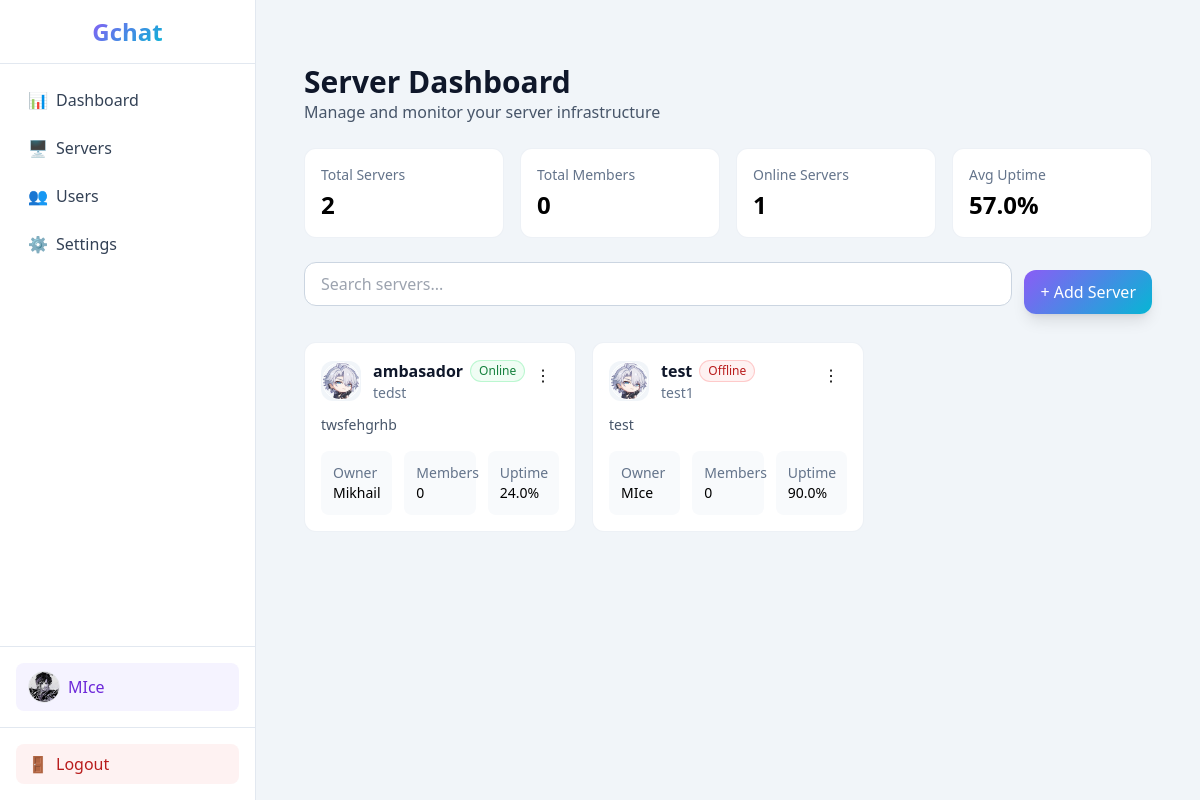
The app's page /Gchat/public/index.php?page=dashboard (signed in) with its own data.
### tables this page shows
CREATE TABLE `servers` (
  `id` int(11) NOT NULL,
  `name` varchar(100) NOT NULL,
  `title` varchar(255) NOT NULL,
  `description` text DEFAULT NULL,
  `status` varchar(255) NOT NULL,
  `uptime_30d` float NOT NULL,
  `owner_id` int(11) NOT NULL,
  `icon` varchar(255) DEFAULT NULL,
  `created_at` timestamp NOT NULL DEFAULT current_timestamp()
);

CREATE TABLE `users` (
  `id` int(11) NOT NULL,
  `username` varchar(50) NOT NULL,
  `email` varchar(100) NOT NULL,
  `password` varchar(255) NOT NULL,
  `profile_image` varchar(255) DEFAULT 'default.png',
  `banner` varchar(255) DEFAULT '',
  `about_me` text DEFAULT NULL,
  `role` enum('user','admin') DEFAULT 'user',
  `created_at` timestamp NOT NULL DEFAULT current_timestamp(),
  `status` enum('online','offline','dnd','invisible') DEFAULT 'offline'
);

### Gchat/app/controllers/DashboardController.php (called while the page is built, shortened)
<?php
class DashboardController extends Controller {
    public function index() {
        $q = $_GET['q'] ?? '';
        $server  = new Server();
        $stats   = $server->getStats();
        $servers = $server->listWithStats($q);
        $this->view('dashboard/index', [
            'title'   => 'Server Dashboard',
            'stats'   => $stats,
            'servers' => $servers,
            'q'       => $q
        ], 'layouts/dashboard');
    }
}

### Gchat/app/models/Server.php (called while the page is built, shortened)
<?php
class Server extends Model {
    public function getStats(): array {
        $db = $this->db();
        $totalServers  = (int)$db->query("SELECT COUNT(*) FROM servers")->fetchColumn();
        $totalMembers  = (int)$db->query("SELECT COUNT(*) FROM server_members")->fetchColumn();
        $onlineServers = (int)$db->query("SELECT COUNT(*) FROM servers WHERE status='online'")->fetchColumn();
        $avgUptime     = $db->query("SELECT AVG(uptime_30d) FROM servers")->fetchColumn();
        return [
            'totalServers'  => $totalServers,
            'totalMembers'  => $totalMembers,
            'onlineServers' => $onlineServers,
            'avgUptime'     => $avgUptime ? round((float)$avgUptime, 1) : 0
        ];
    }
    public function listWithStats(string $q = ''): array {
        $db = $this->db();
        $sql = "SELECT s.*,
                       u.username AS owner_name,
                       (SELECT COUNT(*) FROM server_members sm WHERE sm.server_id = s.id) AS members
                FROM servers s
                LEFT JOIN users u ON u.id = s.owner_id
                WHERE (:q = '' OR s.name LIKE :like OR s.title LIKE :like)
                ORDER BY s.created_at DESC";
        $stmt = $db->prepare($sql);
        $like = "%$q%";
        $stmt->bindValue(':q', $q);
        $stmt->bindValue(':like', $like);
        $stmt->execute();
        return $stmt->fetchAll();
    }
}

### Gchat/config/app.php (called while the page is built)
<?php
return [
    'app_name' => 'Gchat',
    'base_url' => '/Gchat/public'
];

### Gchat/app/views/dashboard/index.php (the view, shortened to what this page needs)
<?php
$stats = $stats ?? ['totalServers'=>0,'totalMembers'=>0,'onlineServers'=>0,'avgUptime'=>0];
function badgeClass($s){
    if ($s==='online') return 'text-green-700 bg-green-50 ring-1 ring-green-200';
    if ($s==='offline') return 'text-red-700 bg-red-50 ring-1 ring-red-200';
    return 'text-slate-700 bg-slate-50 ring-1 ring-slate-200';
}
?>
<div class="max-w-7xl mx-auto px-4 py-8">
    <div class="mb-6">
        <h1 class="text-3xl font-bold text-slate-900">Server Dashboard</h1>
        <p class="text-slate-600">Manage and monitor your server infrastructure</p>
    </div>
    <div class="grid grid-cols-1 sm:grid-cols-2 lg:grid-cols-4 gap-4 mb-6">
        <div class="bg-white border border-slate-200/60 rounded-xl p-4">
            <div class="text-sm text-slate-500">Total Servers</div>
            <div class="text-2xl font-semibold mt-1"><?= number_format($stats['totalServers']) ?></div>
        </div>
        <div class="bg-white border border-slate-200/60 rounded-xl p-4">
            <div class="text-sm text-slate-500">Total Members</div>
            <div class="text-2xl font-semibold mt-1"><?= number_format($stats['totalMembers']) ?></div>
        </div>
        <div class="bg-white border border-slate-200/60 rounded-xl p-4">
            <div class="text-sm text-slate-500">Online Servers</div>
            <div class="text-2xl font-semibold mt-1"><?= number_format($stats['onlineServers']) ?></div>
        </div>
        <div class="bg-white border border-slate-200/60 rounded-xl p-4">
            <div class="text-sm text-slate-500">Avg Uptime</div>
            <div class="text-2xl font-semibold mt-1"><?= number_format($stats['avgUptime'],1) ?>%</div>
        </div>
    </div>
    <div class="flex items-center gap-3 mb-5">
        <form action="/Gchat/public/index.php" method="GET" class="flex-1">
            <div class="relative">
                <input type="text" name="q" value="<?= htmlspecialchars($q) ?>" placeholder="Search servers..."
                       class="w-full h-11 px-4 border border-slate-300 rounded-xl focus:outline-none focus:ring-2 focus:ring-violet-300">
            </div>
        </form>
        <a href="/Gchat/public/index.php?page=servers&action=create"
           class="h-11 px-4 inline-flex items-center justify-center rounded-xl text-white font-medium shadow-lg brand-gradient">
           + Add Server
        </a>
    </div>
    <div class="grid grid-cols-1 md:grid-cols-2 lg:grid-cols-3 gap-4">
        <?php foreach ($servers as $s): ?>
            <div class="bg-white border border-slate-200/60 rounded-xl p-4">
                <div class="flex items-start justify-between">
                    <div class="flex items-center gap-3">
                        <div class="h-10 w-10 rounded-xl bg-slate-100 overflow-hidden flex items-center justify-center">
                            <?php if (!empty($s['icon'])): ?>
                                <img src="/Gchat/public/uploads/icon_server/<?= htmlspecialchars($s['icon']) ?>" alt="" class="h-10 w-10 object-cover">
                            <?php else: ?>
                                <span class="text-lg">🌩️</span>
                            <?php endif; ?>
                        </div>
                        <div>
                            <div class="flex items-center gap-2">
                                <h3 class="font-semibold text-slate-900"><?= htmlspecialchars($s['name']) ?></h3>
                                <span class="text-xs px-2 py-0.5 rounded-full <?= badgeClass($s['status'] ?? '') ?>">
                                    <?= ucfirst($s['status'] ?? 'unknown') ?>
                                </span>
                            </div>
                            <div class="text-sm text-slate-500"><?= htmlspecialchars($s['title'] ?? '') ?></div>
                        </div>
                    </div>
                    <button class="h-8 w-8 rounded-lg hover:bg-slate-50">⋮</button>
                </div>
                <p class="text-sm text-slate-600 mt-3 line-clamp-2"><?= htmlspecialchars($s['description'] ?? '') ?></p>
                <div class="grid grid-cols-3 gap-3 mt-4 text-sm">
                    <div class="p-3 rounded-lg bg-slate-50">
                        <div class="text-slate-500">Owner</div>
                        <div class="font-medium"><?= htmlspecialchars($s['owner_name'] ?? '—') ?></div>
                    </div>
                    <div class="p-3 rounded-lg bg-slate-50">
                        <div class="text-slate-500">Members</div>
                        <div class="font-medium"><?= number_format((int)($s['members'] ?? 0)) ?></div>
                    </div>
                    <div class="p-3 rounded-lg bg-slate-50">
                        <div class="text-slate-500">Uptime</div>
                        <div class="font-medium">
                            <?= isset($s['uptime_30d']) ? number_format($s['uptime_30d'],1).'%' : '—' ?>
                        </div>
                    </div>
                </div>
            </div>
        <?php endforeach; ?>
    </div>
</div>

### Gchat/public/index.php (shortened to what this page needs)
<?php
$cfgApp = require __DIR__ . '/../config/app.php';
$page   = $_GET['page'] ?? 'home';
switch ($page) {
    case 'dashboard':
        (new DashboardController())->index();
        break;
}

### Gchat/app/core/Controller.php (shortened to what this page needs)
<?php
class Controller {
    protected function view(string $view, array $data = [], string $layout = 'layouts/main') {
        extract($data);
        $viewPath = __DIR__ . '/../views/' . $view . '.php';
        require $viewPath;
        $content = ob_get_clean();
        if ($layout === 'layouts/main') {
            require __DIR__ . '/../views/layouts/header.php';
            echo $content;
            require __DIR__ . '/../views/layouts/footer.php';
        } else {
            require __DIR__ . '/../views/' . $layout . '.php';
        }
    }
}

### Gchat/app/views/layouts/dashboard.php (shortened to what this page needs)
<html lang="id">
    <?php
    $app = require __DIR__ . '/../../../config/app.php';
    ?>
<head>
    <link rel="stylesheet" href="<?= $app['base_url'] ?>/assets/style.css">
    <link rel="stylesheet" href="../assets/css/style.css">
    <script src="https://cdn.tailwindcss.com"></script>
</head>
<body>
    <div class="flex min-h-screen bg-slate-100">
        <aside class="w-64 bg-white border-r border-slate-200 flex flex-col">
            <div class="h-16 flex items-center justify-center border-b border-slate-200">
                <span class="text-2xl font-extrabold brand-text-gradient">Gchat</span>
            </div>
            <nav class="flex-1 p-4 space-y-2">
                <a href="/Gchat/public/index.php?page=dashboard"
                   class="flex items-center px-3 py-2 rounded-lg hover:bg-violet-50 text-slate-700 font-medium">
                   📊 <span class="ml-2">Dashboard</span>
                </a>
                <a href="/Gchat/public/index.php?page=servers"
                   class="flex items-center px-3 py-2 rounded-lg hover:bg-violet-50 text-slate-700 font-medium">
                   🖥️ <span class="ml-2">Servers</span>
                </a>
                <a href="/Gchat/public/index.php?page=users"
                   class="flex items-center px-3 py-2 rounded-lg hover:bg-violet-50 text-slate-700 font-medium">
                   👥 <span class="ml-2">Users</span>
                </a>
                <a href="/Gchat/public/index.php?page=settings"
                   class="flex items-center px-3 py-2 rounded-lg hover:bg-violet-50 text-slate-700 font-medium">
                   ⚙️ <span class="ml-2">Settings</span>
                </a>
            </nav>
            <div class="p-4 border-t border-slate-200">
                <?php
                  $avatarFile = $_SESSION['profile_image'] ?? null;
                  $avatarUrl  = $avatarFile ? "uploads/profile_image/" . htmlspecialchars($avatarFile)
                                            : "assets/img/default.png";
                ?>
                <a href="/Gchat/public/index.php?page=profile"
                   class="flex items-center px-3 py-2 rounded-lg bg-violet-50 text-violet-700 font-medium">
                   <img src="<?= $avatarUrl ?>"
                        onerror="this.onerror=null; this.src='assets/img/default.png';"
                        alt="avatar"
                        class="w-8 h-8 rounded-full border" />
                   <span class="ml-2"><?= htmlspecialchars($_SESSION['username'] ?? 'Profile') ?></span>
                </a>
            </div>
            <div class="p-4 border-t border-slate-200">
                <a href="/Gchat/public/index.php?page=logout"
                   class="flex items-center px-3 py-2 rounded-lg bg-red-50 text-red-700 font-medium">
                   🚪 <span class="ml-2">Logout</span>
                </a>
            </div>
        </aside>
        <main class="flex-1 p-8">
            <?= $content ?? '<h1 class="text-3xl font-bold">Welcome to Dashboard 🎉</h1><p class="text-slate-600 mt-2">Silakan pilih menu di sidebar.</p>' ?>
        </main>
    </div>
</body>
</html>

### Gchat/public/css/style.css (style rules this page uses)
.brand-gradient { background: linear-gradient(135deg, rgb(139 92 246), rgb(6 182 212)); }
.brand-text-gradient { background: linear-gradient(135deg, rgb(139 92 246), rgb(6 182 212)); -webkit-background-clip: text; background-clip: text; color: transparent; }

### records on screen
servers: icon (picture), name "ambasador", status "Online", title "tedst", description "twsfehgrhb", owner.username "Mikhail", members "0", uptime_30d "24.0"
servers: name "test", status "Offline", title "test1", description "test", owner.username "MIce", members "0", uptime_30d "90.0"

### other values on screen
$_SESSION['username'] "MIce"
$stats['totalServers'] "2"
$stats['totalMembers'] "0"
$stats['onlineServers'] "1"
$stats['avgUptime'] "57.0"
